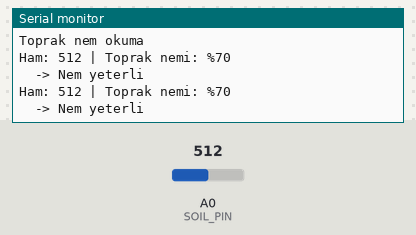
This sketch was run on a simulated Arduino Uno, built with avr-gcc and run on an emulated ATmega328P. Parts: the last lines printed to the serial monitor. The test bench sets the inputs (shaded band); at power-on: A0 (SOIL_PIN) = 512.

Above: at 3.8 s.
3.9 s: A0 (SOIL_PIN) set to 646
At 7.4 s:
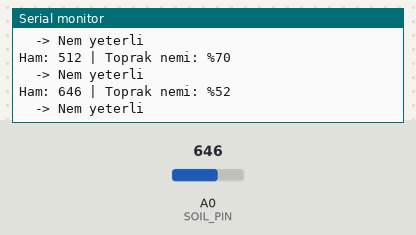
7.8 s: A0 (SOIL_PIN) set to 676
At 9.8 s:
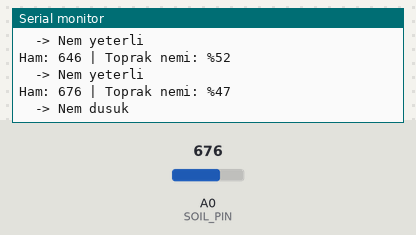
13.5 s: A0 (SOIL_PIN) set to 795
At 15.6 s:
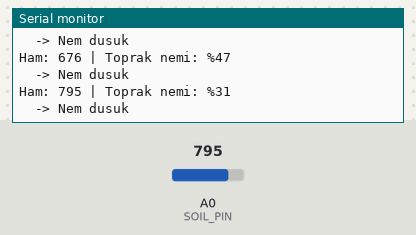
17.4 s: A0 (SOIL_PIN) set to 819
At 19.1 s:
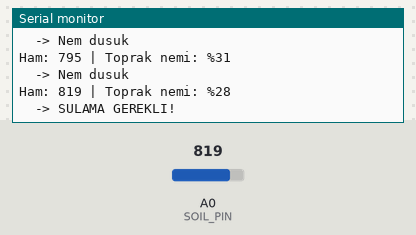
Timing chart, 0 to 20.6 s (numbered marks = the images above; inputs shaded):
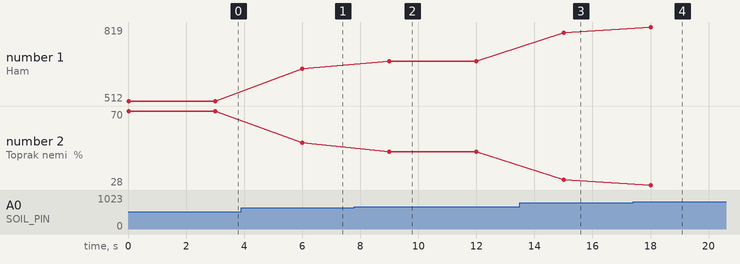

The sketch:

11-toprak-nem.ino
```cpp
// Ref: docs/malzemeler.md#toprak-nem
// Faz 2 — Modül 11: Toprak Nem Sensörü
// Baglanti: VCC→5V, GND→GND, AO→A0
// ONEMLI: BC547 yoksa SOIL_POWER -1 birak (VCC dogrudan 5V hattina)

const int SOIL_PIN = A0;
const int SOIL_POWER = -1; // BC547 varsa 7 yap

void setup() {
  if (SOIL_POWER >= 0) pinMode(SOIL_POWER, OUTPUT);
  Serial.begin(9600);
  Serial.println("Toprak nem okuma");
}

int readSoilMoisture() {
  if (SOIL_POWER >= 0) {
    digitalWrite(SOIL_POWER, HIGH);
    delay(10);
  }
  int raw = analogRead(SOIL_PIN);
  if (SOIL_POWER >= 0) digitalWrite(SOIL_POWER, LOW);
  return raw;
}

void loop() {
  int raw = readSoilMoisture();
  // Kuru ~1023, Islak ~300 — map ters
  int percent = map(constrain(raw, 300, 1023), 1023, 300, 0, 100);

  Serial.print("Ham: ");
  Serial.print(raw);
  Serial.print(" | Toprak nemi: %");
  Serial.println(percent);

  if (percent < 30) Serial.println("  -> SULAMA GEREKLI!");
  else if (percent < 50) Serial.println("  -> Nem dusuk");
  else Serial.println("  -> Nem yeterli");

  delay(3000);
}
```

Measured:
- the behaviour switches between 661 and 662 on A0 (SOIL_PIN) (found by bisection; images 1 and 2)
- the behaviour switches between 806 and 807 on A0 (SOIL_PIN) (found by bisection; images 3 and 4)
- after the input at 3.9 s, the serial monitor: prints a new line after 2.1 s (image 1)
- after the input at 7.8 s, the serial monitor: prints a new line after 1.2 s (image 2)
- after the input at 13.5 s, the serial monitor: prints a new line after 1.5 s (image 3)
- after the input at 17.4 s, the serial monitor: prints a new line after 0.61 s (image 4)
- plotted number 1: 512 → 646 after the input at 3.9 s, 646 → 676 after the input at 7.8 s, 676 → 795 after the input at 13.5 s, 795 → 819 after the input at 17.4 s
- plotted number 2: 70 → 52 after the input at 3.9 s, 52 → 47 after the input at 7.8 s, 47 → 31 after the input at 13.5 s, 31 → 28 after the input at 17.4 s
